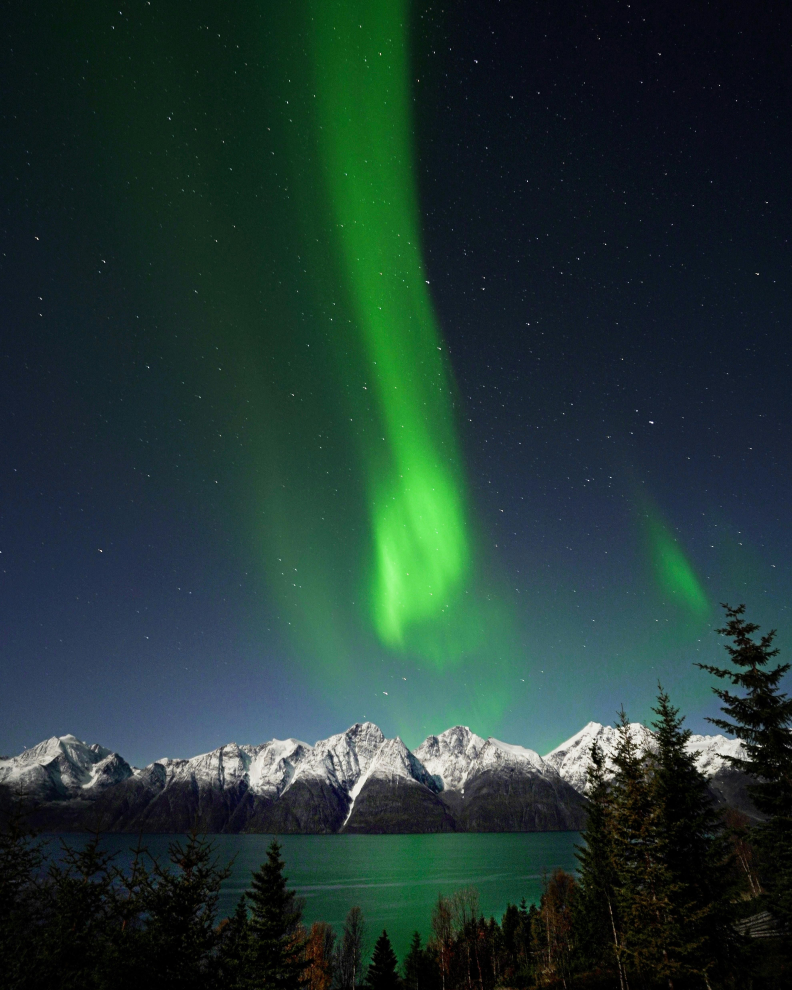
//> input picture img/aurora_2.jpg, 3960 x 4950 px (shown at 1/5 size)
$ ./Final   (built with g++ and OpenCV 4)
//> lines starting //> are read from the running program, lines starting //| are printed output that depends on the picture; after the words box and inside, x2 and y2 are one past the last pixel; in counts of white or black regions, pixels touching at a corner belong together
#include <opencv2/opencv.hpp>
#include <opencv2/highgui/highgui.hpp>
#include <opencv2/imgproc/imgproc.hpp>
//#include<opencv2/gpu/gpu.hpp>
#include <string>
#include <Vector>
#include<iostream>
#include <set>
#include <opencv2/core.hpp>


using namespace cv;
using namespace std;
#define MY_PI 3.1415

// [206 lines left out: functions toNegative, imgLog, histogram, RGB2HSI, showRGB_histogram, showgrayscale_histogram and 1 more, not called in this run]
cv::Mat get_star(const cv::Mat img, cv::Mat& star_mask) {
	cv::Scalar lowerBound(154, 150, 60);
	cv::Scalar upperBound(255, 255, 255);

	// Create a binary mask (star_mask) based on the color range
	cv::inRange(img, lowerBound, upperBound, star_mask);

	// Apply the binary mask to the original image
	cv::Mat star_result;
	cv::bitwise_and(img, img, star_result, star_mask);
	cv::cvtColor(star_result, star_result, COLOR_BGR2GRAY);

	// cv::imshow("Star Mask", star_result);

	// Find contours in the image and cancel too big contour set as 200
	std::vector<std::vector<cv::Point>> contours;
	std::vector<cv::Vec4i> hierarchy;
	Mat star_process = star_result.clone();
	Mat final = star_process.clone();
	cv::Mat kernel = cv::getStructuringElement(cv::MORPH_RECT, cv::Size(7, 7));

	// Apply opening and closing operations
	cv::Mat openingResult, closingResult, closingResult2;
	//cv::dilate(star_process, star_process, cv::Mat());
	//cv::morphologyEx(star_process, openingResult, cv::MORPH_OPEN, kernel);
	cv::morphologyEx(star_process, closingResult, cv::MORPH_CLOSE, kernel);
	cv::morphologyEx(closingResult, closingResult2, cv::MORPH_CLOSE, kernel);

	// [7 lines of commented-out code are left out]

	cv::Mat contourImage = closingResult2.clone();
	cv::findContours(closingResult2, contours, hierarchy, cv::RETR_EXTERNAL, cv::CHAIN_APPROX_SIMPLE);

	// Draw contours on the original image


	cv::Mat mask = cv::Mat::ones(closingResult2.size(), CV_8UC1) * 255;
	//cv::drawContours(contourImage, contours, -1, cv::Scalar(0, 255, 0), 2);
	//cout << contours.size() << endl;
	for (int i = 0; i < contours.size(); ++i) {
		double area = cv::contourArea(contours[i]);
		//cout << i << " " << area << " " << contours[i] << endl;

		if (area > 150) {
			drawContours(mask, contours, int(i), Scalar(0), -1, 8);//dst,contour,number of contour,color,fill/size of line/
			//cv::fillPoly(mask,  contours, cv::Scalar(0), 8, 0);
		}

	}
	cv::Mat resultImage;
	closingResult2.copyTo(resultImage, mask);
	//cv::imshow("Contour Image", resultImage);
	Mat threshold_resultImage;
	cv::threshold(resultImage, threshold_resultImage, 10, 255, cv::THRESH_BINARY);

	return threshold_resultImage;
}
// [81 lines left out: function kmeans_seg, not called in this run]
cv::Mat hsv_kmeans_seg(cv::Mat org_img, int k) {
	std::vector<cv::Mat> imgRGB,imgLab,imgHSV;
	cv::cvtColor(org_img, org_img, COLOR_BGR2Lab);
	cv::split(org_img, imgLab);

	cv::cvtColor(org_img, org_img, COLOR_Lab2RGB);
	cv::split(org_img, imgRGB);

	cv::cvtColor(org_img, org_img, COLOR_RGB2HSV);
	cv::split(org_img, imgHSV);
	cv::cvtColor(org_img, org_img, COLOR_HSV2BGR);

	cv::Ptr<cv::CLAHE> clahe = cv::createCLAHE();

	// Set the clip limit (adjust as needed)
	clahe->setClipLimit(0.5);
	// Apply CLAHE to the input image
	cv::Mat outputImage;
	cv::Size gridSize(50, 50);  // You can change this to control the grid size
	clahe->setTilesGridSize(gridSize);

	// Apply CLAHE to the input image
	//cv::Mat claheImage;
	//clahe->apply(image, claheImage);
	for (int i = 0; i < 3; ++i) {
		cv::medianBlur(imgLab[i], imgLab[i], 3);  // Adjust the second parameter (kernel size) as needed
		cv::medianBlur(imgRGB[i], imgRGB[i], 3);
		cv::medianBlur(imgHSV[i], imgHSV[i], 3);// Adjust the second parameter (kernel size) as needed
		blur(imgLab[i], imgLab[i], cv::Size(3, 3));
		blur(imgRGB[i], imgRGB[i], cv::Size(3, 3));
		blur(imgHSV[i], imgHSV[i], cv::Size(3, 3));
	}

	for (int i = 0; i < 3; ++i) {
		clahe->apply(imgLab[i], imgLab[i]);
		clahe->apply(imgRGB[i], imgRGB[i]);
		clahe->apply(imgHSV[i], imgHSV[i]);
		//equalizeHist(imgLab[i], imgLab[i]);
		//equalizeHist(imgRGB[i], imgRGB[i]);

	}


	//for (int i = 0; i < 3; ++i) {
	//	blur(imgRGB[i], imgRGB[i], cv::Size(3,3));
	//}


	int n = org_img.rows * org_img.cols;

	cv::Mat img6xN(n, 9, CV_8U);
	for (int i = 0; i < 3; i++)
		imgRGB[i].reshape(1, n).copyTo(img6xN.col(i));
	for (int i = 3; i < 6; i++)
		imgLab[i-3].reshape(1, n).copyTo(img6xN.col(i));
	for (int i = 6; i < 9; i++)
		imgHSV[i - 6].reshape(1, n).copyTo(img6xN.col(i));
	img6xN.convertTo(img6xN, CV_32F);
	cv::Mat bestLables;
	TermCriteria criteria(TermCriteria::EPS , 100, 0.2);
	Mat labels;

	// Apply k-means algorithm

	cv::kmeans(img6xN, k, bestLables, criteria, 20, cv::KMEANS_PP_CENTERS);

	bestLables = bestLables.reshape(0, org_img.rows);
	cv::convertScaleAbs(bestLables, bestLables, int(255 / k));
	cv::imshow("result", bestLables);

	return bestLables;
}
// [80 lines left out: functions fillContourRegion, myfloodFill, not called in this run]
Mat guidedFilter(const Mat& I, const Mat& p, int r, double eps) {
	Mat mean_I, mean_p, mean_Ip, mean_II, cov_Ip;

	// Mean and covariance calculations
	boxFilter(I, mean_I, -1, Size(r, r));
	boxFilter(p, mean_p, -1, Size(r, r));
	boxFilter(I.mul(p), mean_Ip, -1, Size(r, r));
	boxFilter(I.mul(I), mean_II, -1, Size(r, r));

	cov_Ip = mean_Ip - mean_I.mul(mean_p);

	// Var and mean calculations
	Mat var_I = mean_II - mean_I.mul(mean_I);
	Mat a = cov_Ip / (var_I + eps);
	Mat b = mean_p - a.mul(mean_I);

	// Filter output calculation
	Mat mean_a, mean_b;
	boxFilter(a, mean_a, -1, Size(r, r));
	boxFilter(b, mean_b, -1, Size(r, r));

	return mean_a.mul(I) + mean_b;
}
// It mainly finds the previous color on (x, y) and
// calls floodFill()
// [5 lines left out: function findColor, not called in this run]
vector<Point> get_star_location(Mat image) {
	vector<Point>ans;
	for (int i = 0; i < image.cols; i++) {
		for (int j = 0; j < image.rows; j++) {
			Point p;
			if (int(image.at<uchar>(i, j)) != 0) {
				p.x = i; p.y = j;
				ans.push_back(p);
			}
		}
	}
	return ans;
}
cv::Mat customFloodFill(cv::Mat &image, int x, int y, cv::Scalar fillColor) {


	cv::Point seedPoint(x, y);
	int loDiff = 10;  // 低灰度差異閾值
	int upDiff = 10;  // 高灰度差異閾值

	int flags = 4  | (255 << 8);

	cv::Mat mask;
	mask.create(image.rows + 2, image.cols + 2, CV_8U);
	mask = cv::Scalar::all(0);

	cv::floodFill(image, mask, seedPoint, fillColor, nullptr, cv::Scalar(loDiff), cv::Scalar(upDiff), flags);

	return mask;
}
cv::Mat my_median_algo(Mat image,Mat starmask ,int blocksize = 10) {
	vector <int>median_list;
	int gridWidth = image.cols / blocksize;
	int gridHeight = image.rows / blocksize;
	for (int i = 0; i < blocksize; i++) {
		for (int j = 0; j < blocksize; j++) {
			vector<int>tmp;
			bool star_flag = false;
			for (int bl_i = i * gridHeight; bl_i < gridHeight * (i + 1); bl_i++) {
				for (int bl_j = j * gridHeight; bl_j < gridHeight * (j + 1); bl_j++) {

					tmp.push_back(static_cast<int>(image.at<uchar>(bl_i, bl_j)));
					if (starmask.at<bool>(bl_i, bl_j) == 255) {
						star_flag = true;
					}
				}
			}

			nth_element(tmp.begin(), tmp.begin() + tmp.size() / 2, tmp.end());
			int median;
			if (tmp.size() % 2 == 1) {
				median = tmp[tmp.size() / 2];
			}
			else {
				int middle1 = tmp[tmp.size() / 2 - 1];
				int middle2 = tmp[tmp.size() / 2];
				median = (middle1 + middle2) / 2;
			}

			if (star_flag)median_list.push_back(median);

		}
	}

	vector<int> test_list;
	nth_element(median_list.begin(), median_list.begin() + median_list.size() / 2, median_list.end());
	for (int i = 0; i < median_list.size(); i++) {
		if (test_list.size() == 0) {

			int median;
			if (median_list.size() % 2 == 1) {
				median = median_list[median_list.size() / 2];
			}
			else {
				int middle1 = median_list[median_list.size() / 2 - 1];
				int middle2 = median_list[median_list.size() / 2];
				median = (middle1 + middle2) / 2;
			}
			test_list.push_back(median);
		}
		else {
			bool test_flag = true;
			for (int j = 0; j < test_list.size(); j++) {
				if (median_list[i] < test_list[j] + 20 && median_list[i] > test_list[j] - 20) {
					test_flag = false;
				}
			}
			if (test_flag) {
				test_list.push_back(median_list[i]);
			}
		}
	}
	for (int i = 0; i < image.rows; i++) {
		for (int j = 0; j < image.cols; j++) {

			int now = static_cast<int>(image.at<uchar>(i, j));

			for (int num : test_list) {
				if (now < num + 10 && now > num - 10) {
					uchar n = 0;
					image.at<uchar>(i, j) = n;
				}
				else {
					uchar n = 255;
					image.at<uchar>(i, j) = n;
				}
			}

		}
	}
	return image;
}
// [58 lines left out: function my_dif_algo, not called in this run]
cv::Mat sobel(cv::Mat image) {
	std::vector<cv::Mat> channels;
	cv::split(image, channels);
	cv::Ptr<cv::CLAHE> clahe = cv::createCLAHE();

	// Set the clip limit (adjust as needed)
	clahe->setClipLimit(0.5);
	// Apply CLAHE to the input image
	cv::Mat outputImage;
	cv::Size gridSize(20, 20);  // You can change this to control the grid size
	clahe->setTilesGridSize(gridSize);

	// Apply CLAHE to the input image
	for (int i = 0; i < 3; ++i) {
		cv::medianBlur(channels[i], channels[i], 9);  // Adjust the second parameter (kernel size) as needed
		blur(channels[i], channels[i], cv::Size(3, 3));
		channels[i] = guidedFilter(channels[i], channels[i], 3, 0.001);
		clahe->apply(channels[i], channels[i]);
	}

	// Apply Sobel filter to each channel
	cv::Mat sobelX, sobelY,edges2;
	cv::Mat sobelResult;

	for (int i = 0; i < 3; i++) {
		// Apply Sobel filter in X direction
		cv::Sobel(channels[i], sobelX, CV_16S, 1, 0);
		cv::Canny(channels[i], edges2, 5, 30);
		// Apply Sobel filter in Y direction
		cv::Sobel(channels[i], sobelY, CV_16S, 0, 1);

		// Convert back to 8-bit unsigned integer

		cv::convertScaleAbs(sobelX, sobelX);
		cv::convertScaleAbs(sobelY, sobelY);

		// Combine the results
		cv::addWeighted(sobelX, 0.3, sobelY, 0.7, 0, sobelResult);
		//cv::bitwise_or(sobelResult, edges, sobelResult);
		// Replace the original channel with the result
		sobelResult.copyTo(channels[i]);
	}

	// Merge the channels back into an RGB image
	cv::Mat result = cv::Mat::zeros(image.size(), CV_8U); ; // Copy the input image to initialize the result

	for (int i = 0; i < image.rows; i++) {
		for (int j = 0; j < image.cols; j++) {
			// Find the maximum value among the three channels


			uchar maxValue = std::max({ channels[0].at<uchar>(i, j), channels[1].at<uchar>(i, j), channels[2].at<uchar>(i, j) });

			// Set the result pixel value to the maximum
			result.at<uchar>(i, j) = maxValue;
		}
	}
	cv::threshold(result, result, 0, 255, cv::THRESH_BINARY | cv::THRESH_OTSU);
	cv::Mat kernel = cv::getStructuringElement(cv::MORPH_RECT, cv::Size(7, 7));
	cv::Mat kernel3 = cv::getStructuringElement(cv::MORPH_RECT, cv::Size(3, 3));
	//cv::imshow("SobelORG Image", result);
	// Apply opening and closing operations
	cv::Mat openingResult, closingResult, closingResult2;
	//cv::dilate(star_process, star_process, cv::Mat());
	//cv::morphologyEx(star_process, openingResult, cv::MORPH_OPEN, kernel);
	cv::morphologyEx(result, result, cv::MORPH_OPEN, kernel3);
	cv::morphologyEx(result, result, cv::MORPH_CLOSE, kernel);
	cv::morphologyEx(result, result, cv::MORPH_CLOSE, kernel);
	cv::imshow("Sobel Filtered Image", result);

	for (int col = 0; col < result.cols; col++) {
		int max_row = 9999;  // 初始化最高?的行?

		// 找到?前列的最高?
		for (int row = 0; row < result.rows; row++) {
			if (static_cast<int>(result.at<uchar>(row, col)) >=10 ) {
				max_row = min(row,max_row);
			}
		}

		// ?最高?下面的像素?置?255
		for (int row = max_row; row < result.rows; row++) {
			result.at<uchar>(row, col) = 255;
		}
	}
	cv::Mat kernel2 = cv::getStructuringElement(cv::MORPH_RECT, cv::Size(20, 20));
	cv::morphologyEx(result, result, cv::MORPH_CLOSE, kernel2);
	cv::morphologyEx(result, result, cv::MORPH_OPEN, kernel2);
	cv::morphologyEx(result, result, cv::MORPH_CLOSE, kernel2);

	// Display the original and filtered images
	//cv::imshow("Original Image", image);
	//cv::imshow("Sobel Filtered 255Image", result);

	return result;

}
Point find_bigstar(Mat star_result, Point left_up, Point right_down) {
	Mat result;
	Canny(star_result, result, 5, 30);
	std::vector<std::vector<cv::Point>> contours;
	std::vector<cv::Vec4i> hierarchy;
	Mat find_contour = result.clone();
	cv::Rect ROI(left_up.x, left_up.y, right_down.x - left_up.x, right_down.y - left_up.y);
	cv::Mat croppedImage = find_contour(ROI);
	cv::findContours(croppedImage, contours, hierarchy, cv::RETR_EXTERNAL, cv::CHAIN_APPROX_SIMPLE);

	double area = -1;
	int index = -1;

	for (int i = 0; i < contours.size(); i++) {
		//cout << i << " " << area << " " << contours[i] << endl;
		if (cv::contourArea(contours[i]) > area) {
			area = contourArea(contours[i]);
			index = i;
		}
	}

	Point center(-1, -1);

	if (index >= 0) {

		Moments mu = moments(contours[index]);
		center = Point(mu.m10 / mu.m00, mu.m01 / mu.m00);
		center.x += left_up.x;
		center.y += left_up.y;
	}
	//如果沒找到直接回傳圖片中最大星星位置
	else {
		cv::findContours(find_contour, contours, hierarchy, cv::RETR_EXTERNAL, cv::CHAIN_APPROX_SIMPLE);
		double area = -1;
		int index = -1;

		for (int i = 0; i < contours.size(); i++) {
			//cout << i << " " << area << " " << contours[i] << endl;
			if (cv::contourArea(contours[i]) > area) {
				area = contourArea(contours[i]);
				index = i;
			}
		}


		if (index >= 0) {

			Moments mu = moments(contours[index]);
			center = Point(mu.m10 / mu.m00, mu.m01 / mu.m00);
			center.x += left_up.x;
			center.y += left_up.y;
		}
	}

	return center;
}
void removeContoursTouchingImageEdges(std::vector<std::vector<cv::Point>>& contours, cv::Size imageSize) {
	std::vector<std::vector<cv::Point>> validContours;

	for (const auto& contour : contours) {
		bool isTouchingEdge = false;
		bool isupedge = false;

		for (const auto& point : contour) {
			// Check if the point is near the image edge (e.g., within a certain distance)
			if (point.x < 5 || point.x > imageSize.width - 6 ||  point.y > imageSize.height/2) {
				isTouchingEdge = true;
				break;
			}
			// [6 lines of commented-out code are left out]
		}

		if (!isTouchingEdge) {
			validContours.push_back(contour);
		}

	}

	contours = validContours;
}
cv::Mat final_front(Mat org_img,Mat kmenas_seg) {
	Mat gray, th_re;
	cv::cvtColor(org_img, gray, COLOR_BGR2Lab);
	th_re = sobel(gray);

	std::map<int, int> elementCount;
	std::map<int, int> frontCount;

	// 遍歷 th_re 的每一個元素
	for (int i = 0; i < th_re.cols; i++) {
		for (int j = 0; j < th_re.rows; j++) {
			if (static_cast<int>(th_re.at<uchar>(i, j)) != 255) {
				int element = static_cast<int>(kmenas_seg.at<uchar>(i, j));
				elementCount[element]++;
			}
			else {
				int element = static_cast<int>(kmenas_seg.at<uchar>(i, j));
				frontCount[element]++;
			}
		}
	}
	std::vector<int> values;
	for (const auto& pair : frontCount) {
		values.push_back(pair.second);
	}
	std::sort(values.begin(), values.end(), std::greater<int>());
	int pair_min = 999999;
	for (const auto& pair : elementCount) {
		if (pair.second < pair_min) {
			pair_min = pair.second;

		}

		std::cout << "元素 " << pair.first << " 出現了 " << pair.second << " 次。" << std::endl;
	}

	for (const auto& pair : frontCount) {
		std::cout << "元素 " << pair.first << " 出現了 " << pair.second << " 次。" << std::endl;
	}

	for (int i = 0; i < th_re.cols; i++) {
		for (int j = 0; j < th_re.rows; j++) {
			auto it = elementCount.find(static_cast<int>(kmenas_seg.at<uchar>(i, j)));
			if (pair_min > 3000) {
				if (frontCount[static_cast<int>(kmenas_seg.at<uchar>(i, j))] < values[1] - 1) {
					kmenas_seg.at<uchar>(i, j) = 0;
				}

				else {
					kmenas_seg.at<uchar>(i, j) = 255;
				}

			}
			else {
				if (it != elementCount.end()) {
					if (elementCount[static_cast<int>(kmenas_seg.at<uchar>(i, j))] > 3000) {
						kmenas_seg.at<uchar>(i, j) = 0;
					}
					else {
						kmenas_seg.at<uchar>(i, j) = 255;
					}
				}
				else {
					kmenas_seg.at<uchar>(i, j) = 0;

				}
			}
		}
	}
	//cv::imshow("kmenas_seg_bin", kmenas_seg);


	Mat edges;
	std::vector<std::vector<cv::Point>> contours;
	Mat grayy = kmenas_seg.clone();
	// [10 lines of commented-out code are left out]
	Mat process = grayy.clone();
	cv::findContours(process, contours, cv::RETR_EXTERNAL, cv::CHAIN_APPROX_SIMPLE);

	// Specify the image size
	cv::Size imageSize = kmenas_seg.size();

	// Remove contours touching image edges
	removeContoursTouchingImageEdges(contours, imageSize);

	// Draw remaining contours on the original image
	cv::Mat result = grayy.clone();
	//cv::drawContours(result, contours, -1, (0, 255, 0), 5);
	//cv::imshow("closing  edges2", result);
	for (size_t i = 0; i < contours.size(); i++) {
		cv::drawContours(result, contours, int(i), Scalar(0), -1, 8);
	}
	//cv::imshow("Contours without touching edges1", result);
	return result;
}
// [16 lines left out: function make_gif, not called in this run]
int main()
{
	//if (cv::gpu::getCudaEnabledDeviceCount() == 0)
	//	printf("NO CUDA\n");
	string fileName = "./img./aurora_2.jpg";
	Mat img = imread(fileName);
//> img is the input picture: 4950 rows x 3960 cols, CV_8UC3; mean B, G, R 50.5, 55.3, 32.4

	resize(img, img, Size(500, 500));
//> img: 500 rows x 500 cols, CV_8UC3
	Mat org_img = img;
	cv::imshow("open", img);

	int blocksize = 10;
	int gridWidth = img.cols / blocksize;
	int gridHeight = img.rows / blocksize;


	cv::Mat star_mask;
	cv::Mat star_result = get_star(img, star_mask);
//> in get_star, `cv::inRange(img, lowerBound, upperBound, star_mask);`:
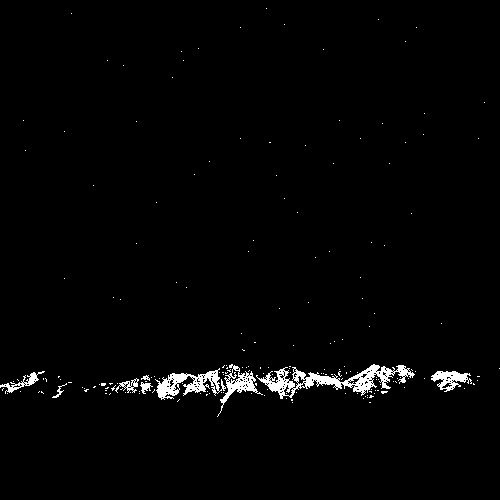
//> star_mask: 500 rows x 500 cols, CV_8UC1; 1.8% white; 189 white regions (180 under 20 px)
//> in get_star, `cv::findContours(closingResult2, contours, hierarchy, cv::RETR_EXTERNA..`: contours = 76 contours, 72 with area under 20; largest, box (x1, y1, x2, y2) and area: (99, 364, 416, 417) 5876, (424, 371, 480, 392) 582, (0, 371, 47, 394) 389, (52, 379, 67, 398) 60
//> the loop in get_star, `for (int i = 0; i < contours.size(); ++i)` made 76 passes
//> area on passes 6, 8, 9, 11: 60.5, 582.5, 389, 5876.5
//> after the loop in get_star, `for (int i = 0; i < contours.size(); ++i)`:
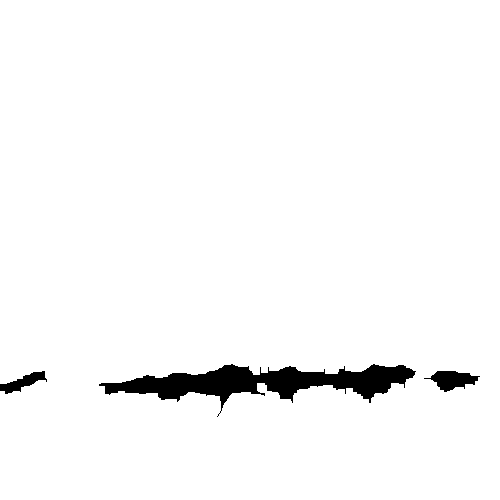
//> mask: 500 rows x 500 cols, CV_8UC1; 97% white; 3 black regions, box (x1, y1, x2, y2) and area: (99, 364, 416, 417) 6290, (424, 371, 480, 392) 648, (0, 371, 47, 394) 448
	cv::imshow("starresult", star_result);
	//star_mask 這個如果用不到其實可以考慮刪除，裡面會包含與星星較像的物體，可能有雪山、極光


	cv::cvtColor(img, img, COLOR_BGR2GRAY);
//> img: 500 rows x 500 cols, CV_8UC1

	//Mat segmentedImage;
	Mat segmentedImage = hsv_kmeans_seg(org_img,8);
//> in hsv_kmeans_seg, `bestLables = bestLables.reshape(0, org_img.rows);`:
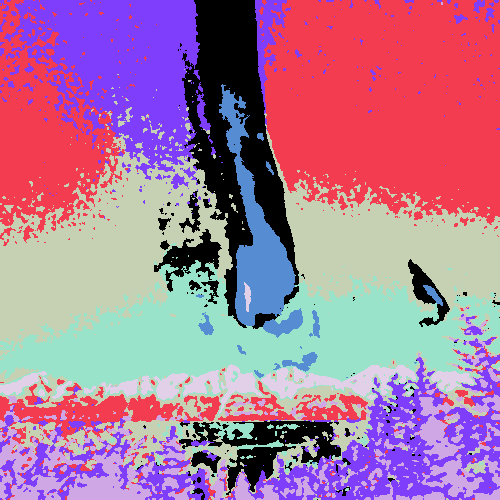
//> bestLables: 500 rows x 500 cols, CV_32SC1; 8 distinct labels, from 0 to 7; one colour per label, 0 black
//> in hsv_kmeans_seg, `cv::convertScaleAbs(bestLables, bestLables, int(255 / k));`:
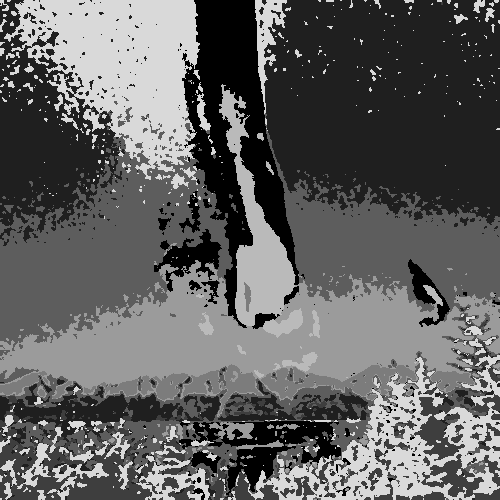
//> bestLables: 500 rows x 500 cols, CV_8UC1; min 0, max 217, mean 97.2
	Mat kmenas_seg = segmentedImage.clone();
	vector<Point>star_location = get_star_location(star_result);//所有星星位置，my median演算法中有用到
//> after the loop in get_star_location, `for (int i = 0; i < image.cols; i++)`: ans = 190 Points (x, y), first 12: [8, 266], [13, 71], [19, 378], [24, 284], [27, 240], [27, 416], [41, 405], [48, 198], [49, 323], [51, 181], [60, 107], [60, 183]
//> star_location has the same summary as ans in get_star_location
	//cv::cvtColor(org_img, org_img, COLOR_Lab2BGR);
	//最終取得前景的演算法
	Mat front;
	front = final_front(org_img, kmenas_seg);
//> the loop in sobel, `for (int i = 0; i < 3; ++i)` made 3 passes
//> pass 1, in guidedFilter, `boxFilter(I, mean_I, -1, Size(r, r));`:
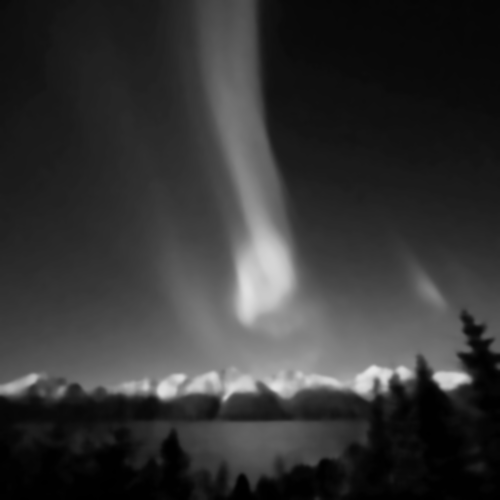
//> mean_I: 500 rows x 500 cols, CV_8UC1; min 0, max 232, mean 52.3
//> the loop in sobel, `for (int i = 0; i < 3; i++)` made 3 passes
//> pass 1, in sobel, `cv::Sobel(channels[i], sobelX, CV_16S, 1, 0);`:
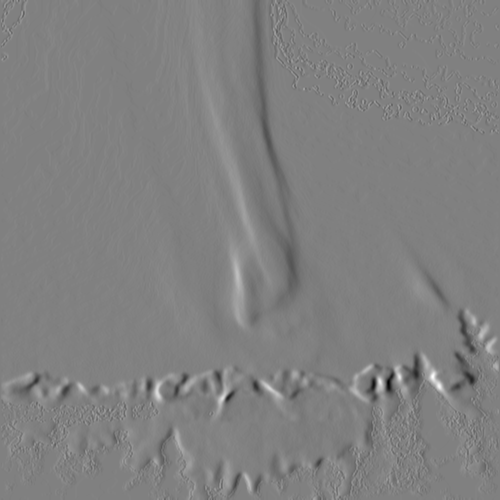
//> sobelX: 500 rows x 500 cols, CV_16SC1; min -277, max 272, mean -0.1; drawn with min black and max white
//> pass 1, in sobel, `cv::Canny(channels[i], edges2, 5, 30);`:
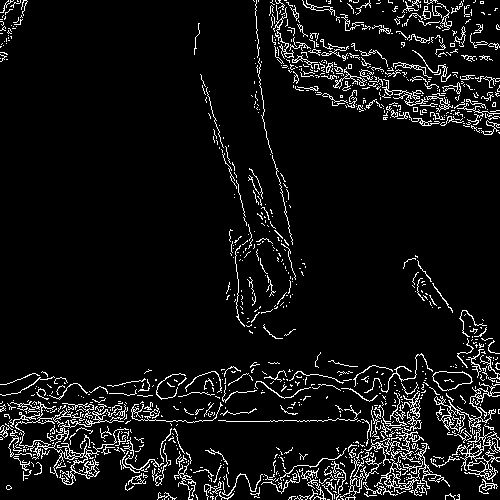
//> edges2: 500 rows x 500 cols, CV_8UC1; 7.1% white in thin lines or dots
//> (the rest of the program and of its run is left out)
